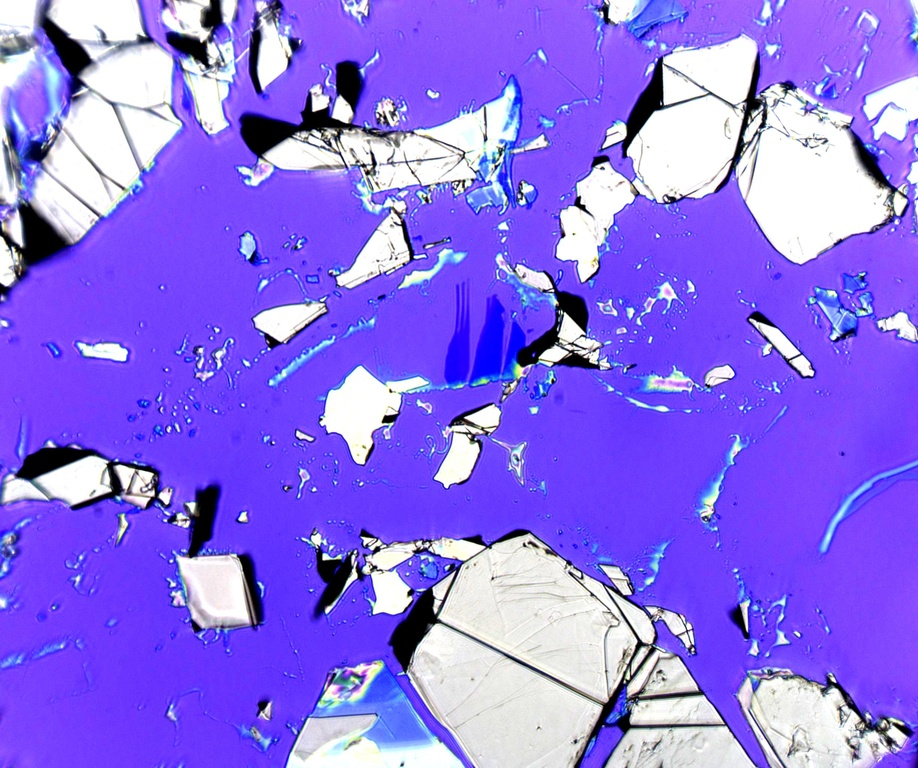
#> input picture contrast_increase/data/weird.jpg, 918 x 768 px, shrunk from 2448 x 2048 before the run
$ python preprocess.py
#> lines starting #> are read from the running program, lines starting #| are printed output that depends on the picture
"""
NOT IN USE FOR FINAL BUILD
"""
import numpy as np
from PIL import Image, ImageEnhance

import cv2
import os
import sys

def SharpandContrast(arr) :
    # returns new image (arr is chilling)
    image = Image.fromarray(arr)
    sharp = ImageEnhance.Sharpness(image)
    contrast = ImageEnhance.Contrast(image)
    sharp.enhance(2).show("100% more sharpness")
    contrast.enhance(2).show("100% more contrast")
    return np.asarray(image)


FILE_DIR = os.path.dirname(os.path.abspath(__file__))
IN_DIR = os.path.join(FILE_DIR, "..", "contrast_increase", "data")

"""jpeg_name = "bot.jpg"
jpeg_path = os.path.join(IN_DIR, jpeg_name)

img = Image.open(jpeg_path)
sharp = ImageEnhance.Sharpness(img)
contrast = ImageEnhance.Contrast(img)
"""
jpeg_name = "weird.jpg"
jpeg_path = os.path.join(IN_DIR, jpeg_name)
img = Image.open(jpeg_path)
#> img is the input picture: PIL image 918x768 RGB; mean R, G, B 141.2, 112.7, 234.6
sharp = ImageEnhance.Sharpness(img)
contrast = ImageEnhance.Contrast(img)
contrast.enhance(2).save(jpeg_path)
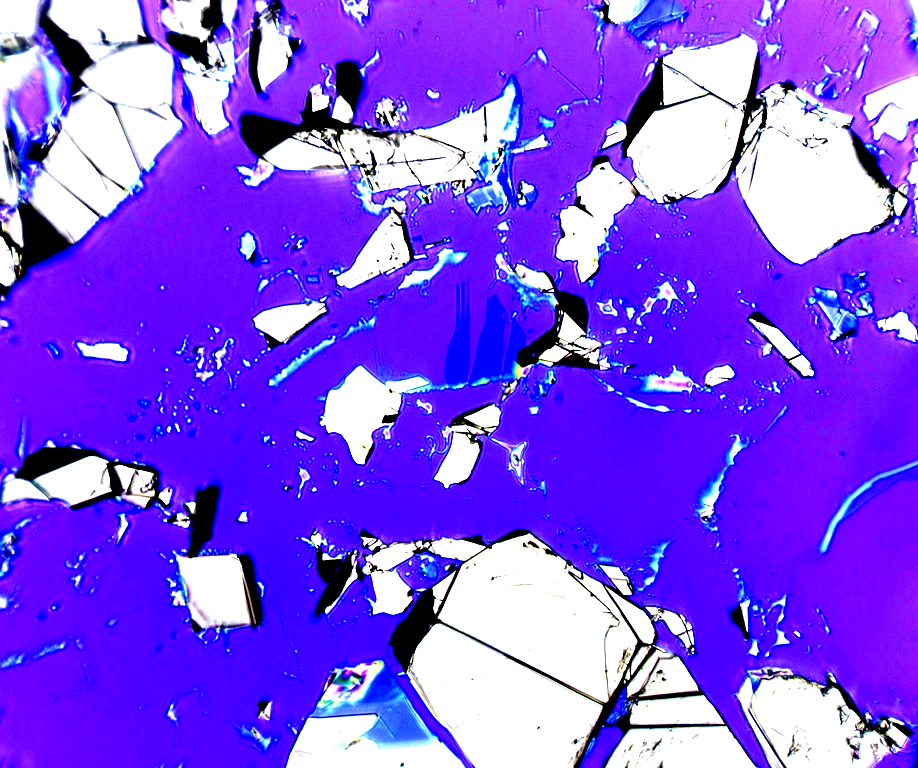
#> saved as weird.jpg: PIL image 918x768 RGB; mean R, G, B 131.5, 79.8, 240.1

"""for i in range(16,58):
    jpeg_name = "tl{}.jpg".format(i)
    jpeg_path = os.path.join(IN_DIR, jpeg_name)
    img = Image.open(jpeg_path)
    sharp = ImageEnhance.Sharpness(img)
    contrast = ImageEnhance.Contrast(img)
    contrast.enhance(2).save(jpeg_path)"""

$ run again, with contrast_increase/data/11_12.jpg copied over contrast_increase/data/weird.jpg
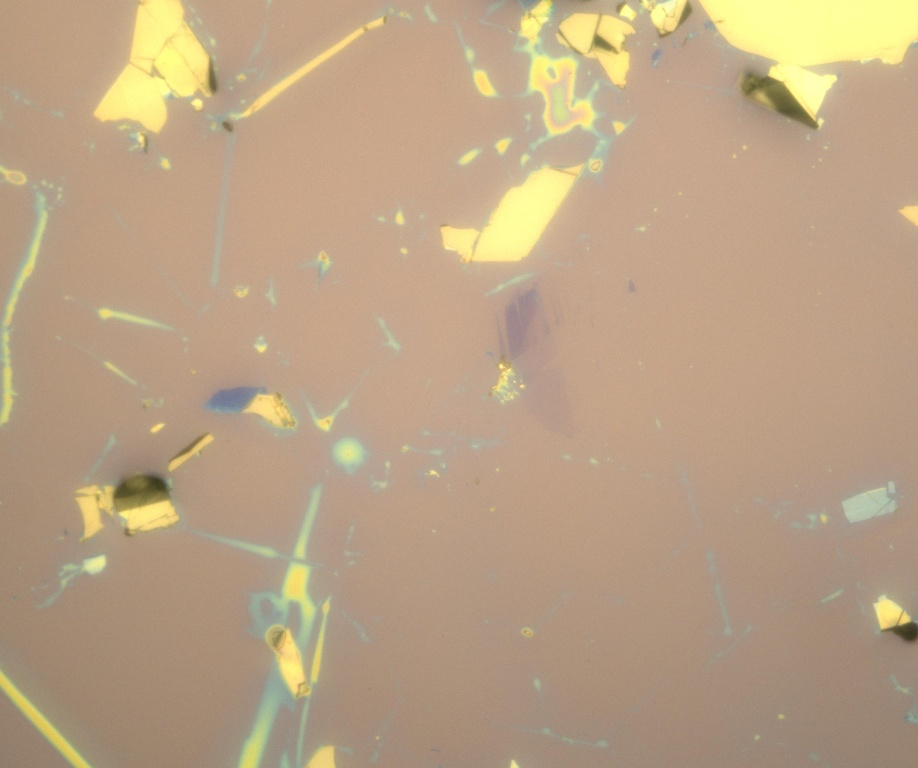
#> input picture contrast_increase/data/11_12.jpg, 918 x 768 px, shrunk from 2448 x 2048 before the run
#> img is the input picture: PIL image 918x768 RGB; mean R, G, B 186.8, 162.2, 133.3
#> `contrast.enhance(2).save(jpeg_path)`:
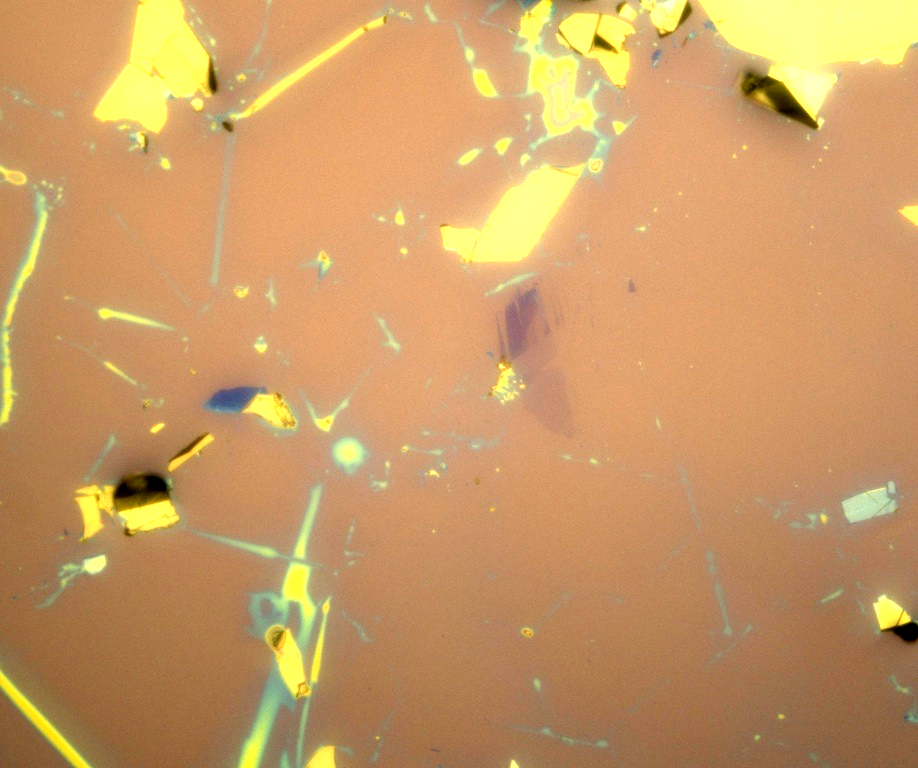
#> saved as weird.jpg: PIL image 918x768 RGB; mean R, G, B 202.6, 155.1, 100.9

$ run again, with contrast_increase/data/11_27.jpg copied over contrast_increase/data/weird.jpg
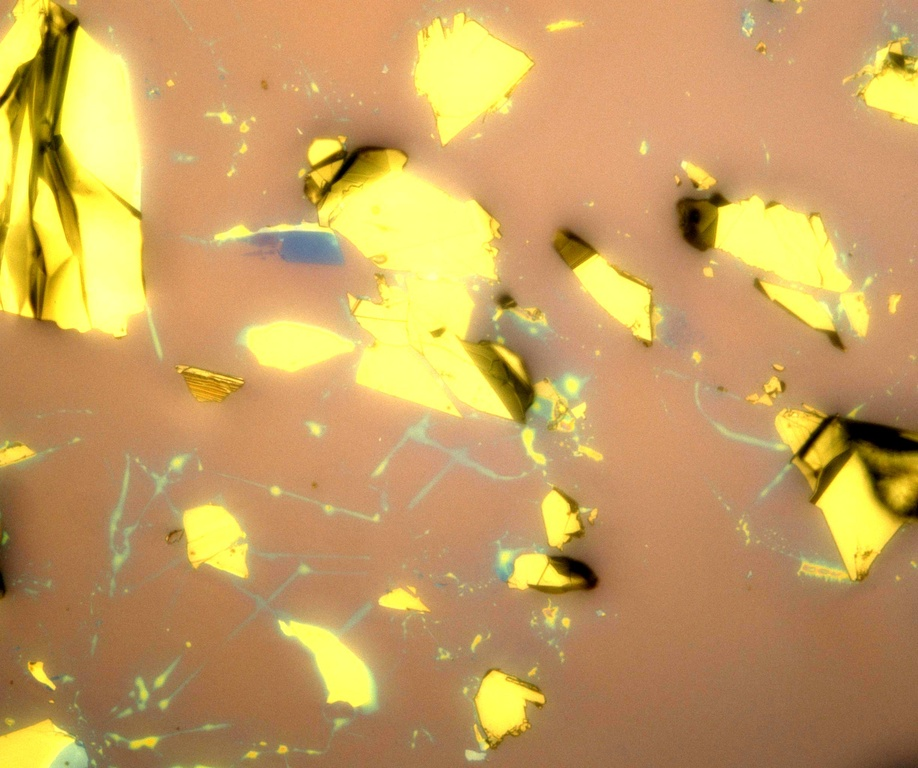
#> input picture contrast_increase/data/11_27.jpg, 918 x 768 px, shrunk from 2448 x 2048 before the run
#> img is the input picture: PIL image 918x768 RGB; mean R, G, B 198.9, 158.9, 94.9
#> `contrast.enhance(2).save(jpeg_path)`:
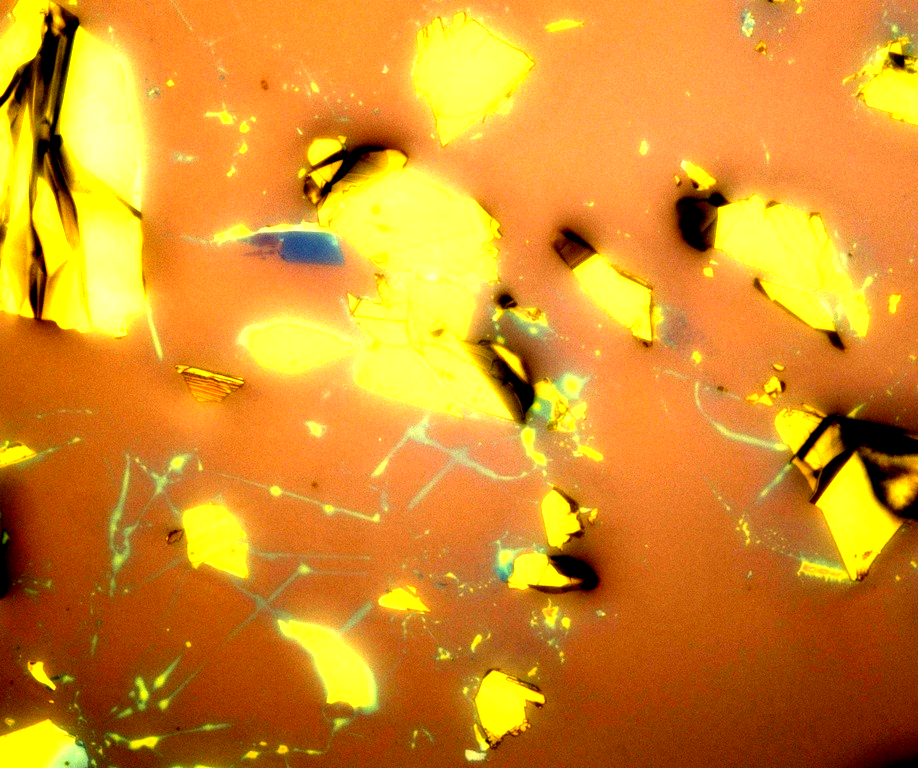
#> saved as weird.jpg: PIL image 918x768 RGB; mean R, G, B 214, 142.4, 38.4

$ run again, with contrast_increase/data/11_4.jpg copied over contrast_increase/data/weird.jpg
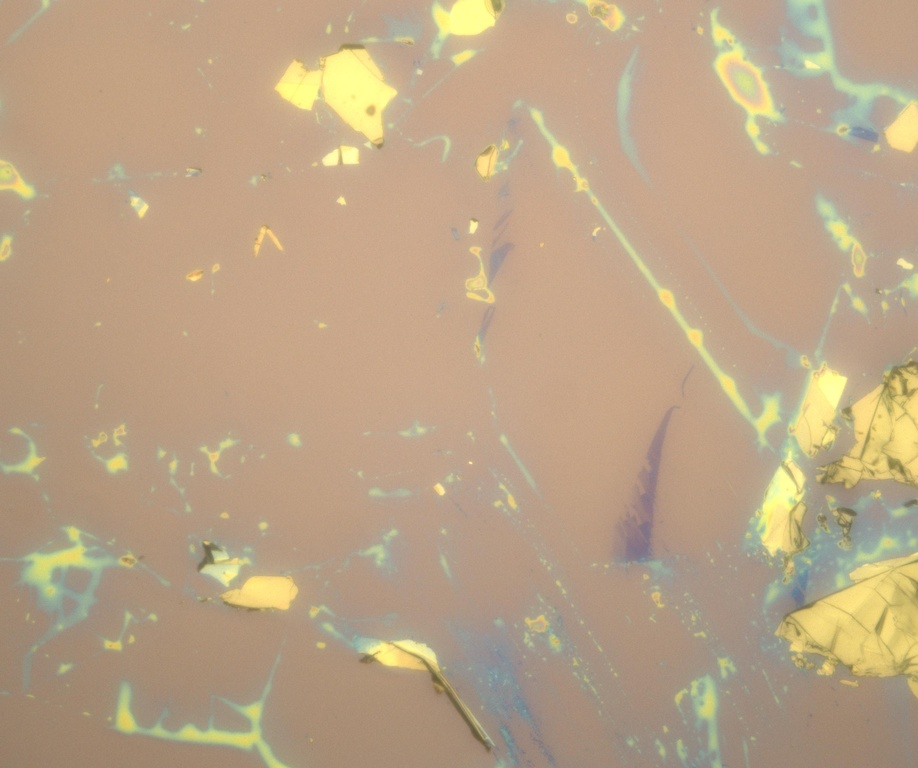
#> input picture contrast_increase/data/11_4.jpg, 918 x 768 px, shrunk from 2448 x 2048 before the run
#> img is the input picture: PIL image 918x768 RGB; mean R, G, B 187, 163.6, 134.5
#> `contrast.enhance(2).save(jpeg_path)`:
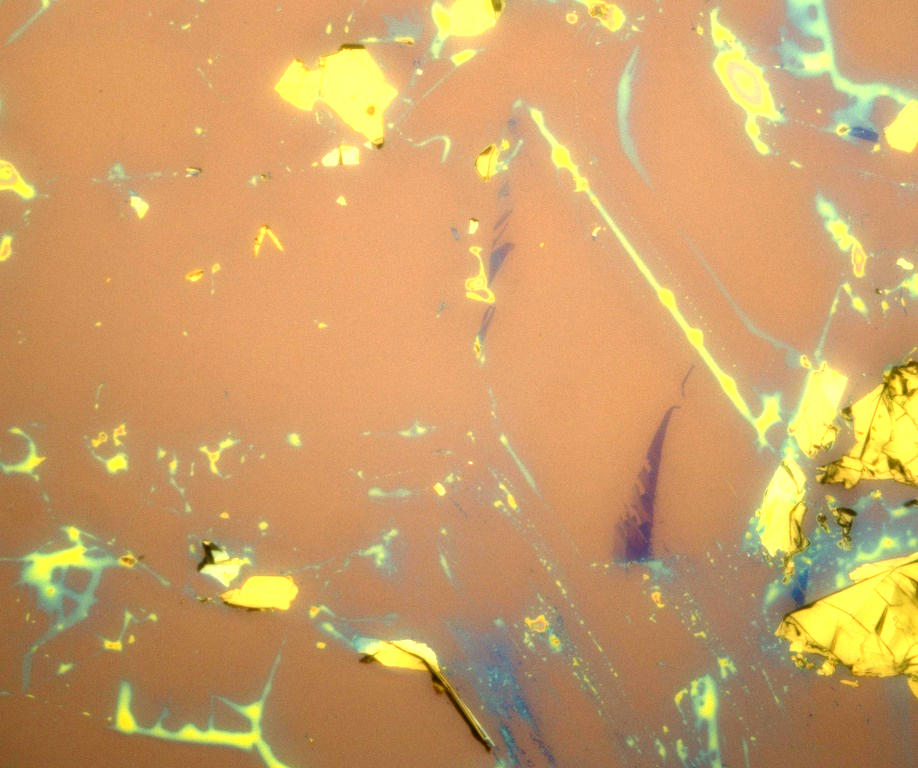
#> saved as weird.jpg: PIL image 918x768 RGB; mean R, G, B 203.5, 158.5, 102.1
